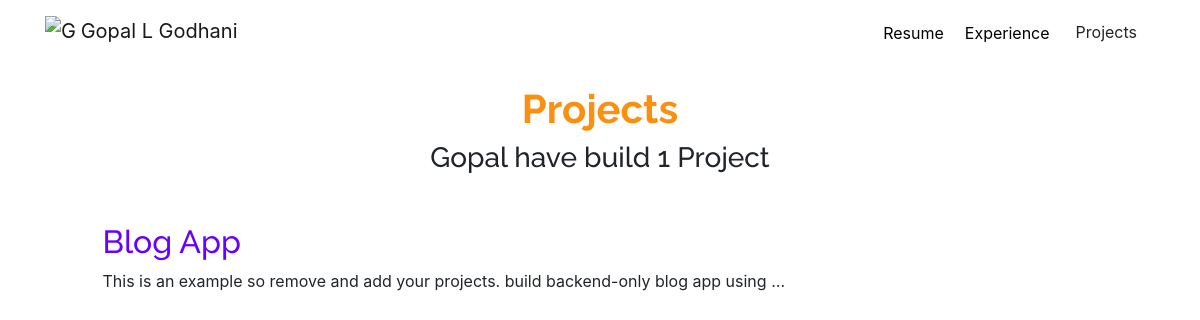
Screenshot of /blog/ with the database file from the repository.
### blog/models.py (models this page shows, shortened)
class Blog(models.Model):
    title = models.CharField(max_length=75)
    description = models.CharField(max_length=250)
    url = models.URLField(blank=True)
    date = models.DateField(blank=True, null=True)

### blog/views.py (the view)
# urls.py: path('', views.all_blogs, name='all_blogs'),
def all_blogs(request):
    blogs = Blog.objects.all()
    return render(request, 'blog/all_blogs.html', {'blogs': blogs})

### blog/templates/blog/all_blogs.html (shortened to what this page needs)
{% extends "portfolio/base.html" %}
{% load static %}
{% block content %}
<div id="allblogscontainer" data-aos="fade-up" data-aos-delay="100">
  <br>
  <h1 id="allblogstitle" class="font-weight-bold text-center">Projects</h1>
  <h3 class="text-center mb-5">Gopal have build {{ blogs.count }} Project{{ blogs.count|pluralize }}</h3>
  {% for blog in blogs %}
  <div class="row justify-content-center my-3">
    <div class="col-md-10">
      <a href="{% url 'blog:detail' blog.id %}" style="color:#6600ff">
        <h2>{{ blog.title }}</h2>
      </a>
      <p>{{ blog.description|striptags|truncatechars:100 }}</p>
    </div>
  </div>
  {% endfor %}
</div>
{% endblock %}

### portfolio/static/portfolio/assets/css/style.css (style rules this page uses)
body { font-family: "Open Sans", sans-serif; color: #272829; }
a { color: #6600ff; text-decoration: none; }
h1, h2, h3, h4, h5, h6 { font-family: "Raleway", sans-serif; }
#allblogstitle { color: #fb8f0e }

### rows the page displays
Blog: title "Blog App", description "This is an example so remove and add your projects. build backend-only blog app using …"

### other values shown
{{ blogs.count }} "1"
